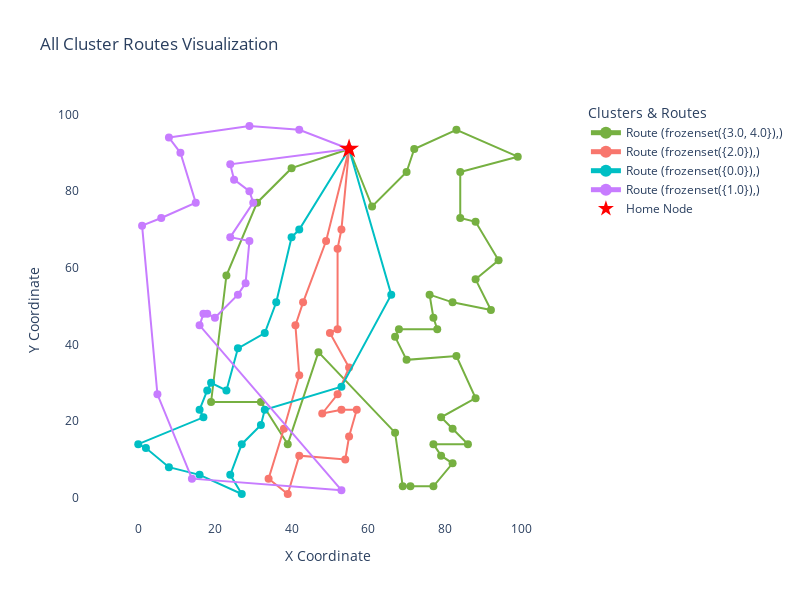

Here is the notebook cell this chart was saved with:
### Code cell
plot_all_cluster_routes(route_lists, nodes_df)

### Figure 1 — Plotly figure (JSON) as saved in the notebook; plotly's stock layout.template omitted (floating-point values rounded to 4 significant figures)
{"data": [{"hoverinfo": "text", "hovertext": ["Node: 0<br>Time: 0<br>Days: [0, 1, 2, 3, 4]<br>Priority: 0.54<br>Angle to home: 0.0<br>Distance to home: 0.0", "Node: 17<br>Time: 63<br>Days: [0, 1, 2, 3, 4]<br>Priority: 0.29<br>Angle to home: 198.434948822922<br>Distance to home: 15.81", "Node: 35<br>Time: 122<br>Days: [0, 1, 2, 3, 4]<br>Priority: 0.50<br>Angle to home: 210.25643716352928<br>Distance to home: 27.78", "Node: 39<br>Time: 183<br>Days: [0, 1, 2, 3, 4]<br>Priority: 1.00<br>Angle to home: 225.88140399658212<br>Distance to home: 45.97", "Node: 41<br>Time: 260<br>Days: [0, 1, 2, 3, 4]<br>Priority: 0.07<br>Angle to home: 241.3895403340348<br>Distance to home: 75.18", "Node: 59<br>Time: 315<br>Days: [0, 1, 2, 3, 4]<br>Priority: 0.21<br>Angle to home: 250.78732818281438<br>Distance to home: 69.89", "Node: 89<br>Time: 370<br>Days: [0, 1, 2, 3, 4]<br>Priority: 0.10<br>Angle to home: 258.2614287932777<br>Distance to home: 78.64", "Node: 43<br>Time: 431<br>Days: [0, 1, 2, 3, 4]<br>Priority: 0.27<br>Angle to home: 261.41637851988605<br>Distance to home: 53.6", "Node: 29<br>Time: 510<br>Days: [0, 1, 2, 3, 4]<br>Priority: 0.14<br>Angle to home: 279.21102654081665<br>Distance to home: 74.97", "Node: 60<br>Time: 566<br>Days: [0, 1, 2, 3, 4]<br>Priority: 0.21<br>Angle to home: 279.0394828033551<br>Distance to home: 89.11", "Node: 68<br>Time: 618<br>Days: [0, 1, 2, 3, 4]<br>Priority: 0.19<br>Angle to home: 280.304846468766<br>Distance to home: 89.44", "Node: 88<br>Time: 659<br>Days: [0, 1, 2, 3, 4]<br>Priority: 0.69<br>Angle to home: 284.03624346792645<br>Distance to home: 90.71", "Node: 31<br>Time: 703<br>Days: [0, 1, 2, 3, 4]<br>Priority: 0.52<br>Angle to home: 288.22507511135444<br>Distance to home: 86.33", "Node: 3<br>Time: 757<br>Days: [0, 1, 2, 3, 4]<br>Priority: 0.70<br>Angle to home: 286.6992442339936<br>Distance to home: 83.52", "Node: 66<br>Time: 806<br>Days: [0, 1, 2, 3, 4]<br>Priority: 0.38<br>Angle to home: 285.94539590092285<br>Distance to home: 80.08", "Node: 21<br>Time: 846<br>Days: [0, 1, 2, 3, 4]<br>Priority: 0.46<br>Angle to home: 291.92958775017536<br>Distance to home: 83.01", "Node: 27<br>Time: 898<br>Days: [0, 1, 2, 3, 4]<br>Priority: 0.69<br>Angle to home: 290.2975697722287<br>Distance to home: 77.83", "Node: 46<br>Time: 958<br>Days: [0, 1, 2, 3, 4]<br>Priority: 0.45<br>Angle to home: 288.92464441605125<br>Distance to home: 74.0", "Node: 23<br>Time: 1023<br>Days: [0, 1, 2, 3, 4]<br>Priority: 0.38<br>Angle to home: 296.9165546169513<br>Distance to home: 72.9", "Node: 45<br>Time: 1087<br>Days: [0, 1, 2, 3, 4]<br>Priority: 0.42<br>Angle to home: 297.4075754378184<br>Distance to home: 60.83", "Node: 77<br>Time: 1159<br>Days: [0, 1, 2, 3, 4]<br>Priority: 0.75<br>Angle to home: 285.25511870305775<br>Distance to home: 57.01", "Node: 26<br>Time: 1199<br>Days: [0, 1, 2, 3, 4]<br>Priority: 0.62<br>Angle to home: 283.7607851117912<br>Distance to home: 50.45", "Node: 86<br>Time: 1232<br>Days: [0, 1, 2, 3, 4]<br>Priority: 0.90<br>Angle to home: 285.4612177404419<br>Distance to home: 48.76", "Node: 32<br>Time: 1300<br>Days: [0, 1, 2, 3, 4]<br>Priority: 0.50<br>Angle to home: 296.07535558394875<br>Distance to home: 52.33", "Node: 69<br>Time: 1339<br>Days: [0, 1, 2, 3, 4]<br>Priority: 0.42<br>Angle to home: 296.565051177078<br>Distance to home: 49.19", "Node: 22<br>Time: 1379<br>Days: [0, 1, 2, 3, 4]<br>Priority: 1.00<br>Angle to home: 298.9264258352536<br>Distance to home: 43.42", "Node: 53<br>Time: 1430<br>Days: [0, 1, 2, 3, 4]<br>Priority: 0.59<br>Angle to home: 304.0193499898265<br>Distance to home: 48.26", "Node: 30<br>Time: 1496<br>Days: [0, 1, 2, 3, 4]<br>Priority: 0.50<br>Angle to home: 311.37851529588266<br>Distance to home: 55.97", "Node: 48<br>Time: 1544<br>Days: [0, 1, 2, 3, 4]<br>Priority: 0.27<br>Angle to home: 314.14490260373327<br>Distance to home: 47.38", "Node: 91<br>Time: 1599<br>Days: [0, 1, 2, 3, 4]<br>Priority: 0.33<br>Angle to home: 323.3658861240326<br>Distance to home: 48.6", "Node: 99<br>Time: 1670<br>Days: [0, 1, 2, 3, 4]<br>Priority: 0.70<br>Angle to home: 330.06848815949223<br>Distance to home: 38.08", "Node: 70<br>Time: 1705<br>Days: [0, 1, 2, 3, 4]<br>Priority: 0.47<br>Angle to home: 328.1725534233269<br>Distance to home: 34.13", "Node: 57<br>Time: 1756<br>Days: [0, 1, 2, 3, 4]<br>Priority: 0.24<br>Angle to home: 348.3106308245608<br>Distance to home: 29.61", "Node: 97<br>Time: 1824<br>Days: [0, 1, 2, 3, 4]<br>Priority: 0.82<br>Angle to home: 357.3974377975002<br>Distance to home: 44.05", "Node: 73<br>Time: 1888<br>Days: [0, 1, 2, 3, 4]<br>Priority: 0.80<br>Angle to home: 10.124671655397817<br>Distance to home: 28.44", "Node: 74<br>Time: 1937<br>Days: [0, 1, 2, 3, 4]<br>Priority: 0.28<br>Angle to home: 0.0<br>Distance to home: 17.0", "Node: 37<br>Time: 1988<br>Days: [0, 1, 2, 3, 4]<br>Priority: 0.43<br>Angle to home: 338.1985905136482<br>Distance to home: 16.16", "Node: 98<br>Time: 2052<br>Days: [0, 1, 2, 3, 4]<br>Priority: 0.90<br>Angle to home: 291.8014094863518<br>Distance to home: 16.16", "Node: 0<br>Time: 2104<br>Days: [0, 1, 2, 3, 4]<br>Priority: 0.54<br>Angle to home: 0.0<br>Distance to home: 0.0"], "line": {"color": "#76B041", "width": 2}, "marker": {"color": "#76B041", "size": 8}, "mode": "lines+markers", "name": "Route (frozenset({3.0, 4.0}),)", "type": "scatter", "x": [55, 40, 31, 23, 19, 32, 39, 47, 67, 69, 71, 77, 82, 79, 77, 86, 82, 79, 88, 83, 70, 67, 68, 78, 77, 76, 82, 92, 88, 94, 88, 84, 84, 99, 83, 72, 70, 61, 55], "y": [91, 86, 77, 58, 25, 25, 14, 38, 17, 3, 3, 3, 9, 11, 14, 14, 18, 21, 26, 37, 36, 42, 44, 44, 47, 53, 51, 49, 57, 62, 72, 73, 85, 89, 96, 91, 85, 76, 91]}, {"hoverinfo": "text", "hovertext": ["Node: 0<br>Time: 0<br>Days: [0, 1, 2, 3, 4]<br>Priority: 0.54<br>Angle to home: 0.0<br>Distance to home: 0.0", "Node: 65<br>Time: 69<br>Days: [0, 1, 2, 3, 4]<br>Priority: 0.10<br>Angle to home: 264.5596679689945<br>Distance to home: 21.1", "Node: 75<br>Time: 115<br>Days: [0, 1, 2, 3, 4]<br>Priority: 0.47<br>Angle to home: 263.418055344822<br>Distance to home: 26.17", "Node: 79<br>Time: 195<br>Days: [0, 1, 2, 3, 4]<br>Priority: 1.00<br>Angle to home: 266.3477772196936<br>Distance to home: 47.1", "Node: 11<br>Time: 238<br>Days: [0, 1, 2, 3, 4]<br>Priority: 0.69<br>Angle to home: 264.0531369460265<br>Distance to home: 48.26", "Node: 7<br>Time: 284<br>Days: [0, 1, 2, 3, 4]<br>Priority: 0.90<br>Angle to home: 270.0<br>Distance to home: 57.0", "Node: 95<br>Time: 337<br>Days: [0, 1, 2, 3, 4]<br>Priority: 0.10<br>Angle to home: 267.316224840531<br>Distance to home: 64.07", "Node: 64<br>Time: 387<br>Days: [0, 1, 2, 3, 4]<br>Priority: 0.52<br>Angle to home: 264.2072035049678<br>Distance to home: 69.35", "Node: 81<br>Time: 438<br>Days: [0, 1, 2, 3, 4]<br>Priority: 0.37<br>Angle to home: 268.3153156821037<br>Distance to home: 68.03", "Node: 40<br>Time: 498<br>Days: [0, 1, 2, 3, 4]<br>Priority: 0.78<br>Angle to home: 271.6846843178963<br>Distance to home: 68.03", "Node: 1<br>Time: 562<br>Days: [0, 1, 2, 3, 4]<br>Priority: 1.00<br>Angle to home: 270.0<br>Distance to home: 75.0", "Node: 20<br>Time: 624<br>Days: [0, 1, 2, 3, 4]<br>Priority: 0.54<br>Angle to home: 269.2926806314557<br>Distance to home: 81.01", "Node: 13<br>Time: 673<br>Days: [0, 1, 2, 3, 4]<br>Priority: 0.07<br>Angle to home: 260.7701137562723<br>Distance to home: 81.05", "Node: 18<br>Time: 715<br>Days: [0, 1, 2, 3, 4]<br>Priority: 0.71<br>Angle to home: 259.9194020124577<br>Distance to home: 91.41", "Node: 16<br>Time: 772<br>Days: [0, 1, 2, 3, 4]<br>Priority: 0.33<br>Angle to home: 256.27770286686643<br>Distance to home: 88.53", "Node: 96<br>Time: 836<br>Days: [0, 1, 2, 3, 4]<br>Priority: 1.00<br>Angle to home: 256.8907918018457<br>Distance to home: 74.95", "Node: 42<br>Time: 888<br>Days: [0, 1, 2, 3, 4]<br>Priority: 1.00<br>Angle to home: 257.5740571345725<br>Distance to home: 60.42", "Node: 4<br>Time: 955<br>Days: [0, 1, 2, 3, 4]<br>Priority: 0.50<br>Angle to home: 253.07248693585296<br>Distance to home: 48.08", "Node: 63<br>Time: 1021<br>Days: [0, 1, 2, 3, 4]<br>Priority: 0.20<br>Angle to home: 253.30075576600638<br>Distance to home: 41.76", "Node: 92<br>Time: 1076<br>Days: [0, 1, 2, 3, 4]<br>Priority: 0.67<br>Angle to home: 255.96375653207352<br>Distance to home: 24.74", "Node: 0<br>Time: 1148<br>Days: [0, 1, 2, 3, 4]<br>Priority: 0.54<br>Angle to home: 0.0<br>Distance to home: 0.0"], "line": {"color": "#F8766D", "width": 2}, "marker": {"color": "#F8766D", "size": 8}, "mode": "lines+markers", "name": "Route (frozenset({2.0}),)", "type": "scatter", "x": [55, 53, 52, 52, 50, 55, 52, 48, 53, 57, 55, 54, 42, 39, 34, 38, 42, 41, 43, 49, 55], "y": [91, 70, 65, 44, 43, 34, 27, 22, 23, 23, 16, 10, 11, 1, 5, 18, 32, 45, 51, 67, 91]}, {"hoverinfo": "text", "hovertext": ["Node: 0<br>Time: 0<br>Days: [0, 1, 2, 3, 4]<br>Priority: 0.54<br>Angle to home: 0.0<br>Distance to home: 0.0", "Node: 78<br>Time: 72<br>Days: [0, 1, 2, 3, 4]<br>Priority: 0.15<br>Angle to home: 238.24051991518718<br>Distance to home: 24.7", "Node: 94<br>Time: 112<br>Days: [0, 1, 2, 3, 4]<br>Priority: 0.18<br>Angle to home: 236.88865803962796<br>Distance to home: 27.46", "Node: 62<br>Time: 177<br>Days: [0, 1, 2, 3, 4]<br>Priority: 1.00<br>Angle to home: 244.59228189105153<br>Distance to home: 44.28", "Node: 50<br>Time: 242<br>Days: [0, 1, 2, 3, 4]<br>Priority: 0.28<br>Angle to home: 245.37643521383637<br>Distance to home: 52.8", "Node: 2<br>Time: 283<br>Days: [0, 1, 2, 3, 4]<br>Priority: 0.04<br>Angle to home: 240.85192815428695<br>Distance to home: 59.54", "Node: 44<br>Time: 325<br>Days: [0, 1, 2, 3, 4]<br>Priority: 0.81<br>Angle to home: 243.07232214895947<br>Distance to home: 70.66", "Node: 58<br>Time: 359<br>Days: [0, 1, 2, 3, 4]<br>Priority: 0.16<br>Angle to home: 239.45242825109298<br>Distance to home: 70.83", "Node: 14<br>Time: 399<br>Days: [0, 1, 2, 3, 4]<br>Priority: 0.25<br>Angle to home: 239.57421619803873<br>Distance to home: 73.06", "Node: 47<br>Time: 460<br>Days: [0, 1, 2, 3, 4]<br>Priority: 0.15<br>Angle to home: 240.16446089973846<br>Distance to home: 78.39", "Node: 67<br>Time: 505<br>Days: [0, 1, 2, 3, 4]<br>Priority: 0.85<br>Angle to home: 241.50436138175502<br>Distance to home: 79.65", "Node: 54<br>Time: 561<br>Days: [0, 1, 2, 3, 4]<br>Priority: 0.82<br>Angle to home: 234.46232220802563<br>Distance to home: 94.63", "Node: 71<br>Time: 617<br>Days: [0, 1, 2, 3, 4]<br>Priority: 0.89<br>Angle to home: 235.80439459753924<br>Distance to home: 94.3", "Node: 80<br>Time: 661<br>Days: [0, 1, 2, 3, 4]<br>Priority: 0.35<br>Angle to home: 240.47863816541835<br>Distance to home: 95.38", "Node: 85<br>Time: 702<br>Days: [0, 1, 2, 3, 4]<br>Priority: 0.27<br>Angle to home: 245.35322914806886<br>Distance to home: 93.52", "Node: 6<br>Time: 760<br>Days: [0, 1, 2, 3, 4]<br>Priority: 0.46<br>Angle to home: 252.71850162818333<br>Distance to home: 94.25", "Node: 72<br>Time: 811<br>Days: [0, 1, 2, 3, 4]<br>Priority: 0.05<br>Angle to home: 249.96278983080703<br>Distance to home: 90.48", "Node: 55<br>Time: 866<br>Days: [0, 1, 2, 3, 4]<br>Priority: 0.39<br>Angle to home: 250.01689347810003<br>Distance to home: 81.93", "Node: 33<br>Time: 917<br>Days: [0, 1, 2, 3, 4]<br>Priority: 0.62<br>Angle to home: 252.28420729362307<br>Distance to home: 75.58", "Node: 90<br>Time: 965<br>Days: [0, 1, 2, 3, 4]<br>Priority: 0.04<br>Angle to home: 252.07208023799276<br>Distance to home: 71.47", "Node: 87<br>Time: 1031<br>Days: [0, 1, 2, 3, 4]<br>Priority: 0.40<br>Angle to home: 268.1523897340054<br>Distance to home: 62.03", "Node: 36<br>Time: 1099<br>Days: [0, 1, 2, 3, 4]<br>Priority: 0.35<br>Angle to home: 286.1443387802835<br>Distance to home: 39.56", "Node: 0<br>Time: 1187<br>Days: [0, 1, 2, 3, 4]<br>Priority: 0.54<br>Angle to home: 0.0<br>Distance to home: 0.0"], "line": {"color": "#00BFC4", "width": 2}, "marker": {"color": "#00BFC4", "size": 8}, "mode": "lines+markers", "name": "Route (frozenset({0.0}),)", "type": "scatter", "x": [55, 42, 40, 36, 33, 26, 23, 19, 18, 16, 17, 0, 2, 8, 16, 27, 24, 27, 32, 33, 53, 66, 55], "y": [91, 70, 68, 51, 43, 39, 28, 30, 28, 23, 21, 14, 13, 8, 6, 1, 6, 14, 19, 23, 29, 53, 91]}, {"hoverinfo": "text", "hovertext": ["Node: 0<br>Time: 0<br>Days: [0, 1, 2, 3, 4]<br>Priority: 0.54<br>Angle to home: 0.0<br>Distance to home: 0.0", "Node: 51<br>Time: 61<br>Days: [0, 1, 2, 3, 4]<br>Priority: 0.25<br>Angle to home: 158.96248897457818<br>Distance to home: 13.93", "Node: 34<br>Time: 124<br>Days: [0, 1, 2, 3, 4]<br>Priority: 0.18<br>Angle to home: 167.0053832080835<br>Distance to home: 26.68", "Node: 10<br>Time: 196<br>Days: [0, 1, 2, 3, 4]<br>Priority: 0.77<br>Angle to home: 176.34777721969368<br>Distance to home: 47.1", "Node: 83<br>Time: 236<br>Days: [0, 1, 2, 3, 4]<br>Priority: 0.38<br>Angle to home: 181.30195267257886<br>Distance to home: 44.01", "Node: 12<br>Time: 305<br>Days: [0, 1, 2, 3, 4]<br>Priority: 0.86<br>Angle to home: 199.29004621918875<br>Distance to home: 42.38", "Node: 56<br>Time: 374<br>Days: [0, 1, 2, 3, 4]<br>Priority: 1.00<br>Angle to home: 200.1706534118504<br>Distance to home: 52.2", "Node: 25<br>Time: 438<br>Days: [0, 1, 2, 3, 4]<br>Priority: 0.71<br>Angle to home: 200.32313682966296<br>Distance to home: 57.58", "Node: 84<br>Time: 531<br>Days: [0, 1, 2, 3, 4]<br>Priority: 0.12<br>Angle to home: 232.00126755749534<br>Distance to home: 81.22", "Node: 24<br>Time: 596<br>Days: [0, 1, 2, 3, 4]<br>Priority: 0.44<br>Angle to home: 244.51079944371327<br>Distance to home: 95.27", "Node: 15<br>Time: 674<br>Days: [0, 1, 2, 3, 4]<br>Priority: 0.92<br>Angle to home: 268.71267105847494<br>Distance to home: 89.02", "Node: 76<br>Time: 764<br>Days: [0, 1, 2, 3, 4]<br>Priority: 0.17<br>Angle to home: 229.70785224437222<br>Distance to home: 60.31", "Node: 28<br>Time: 807<br>Days: [0, 1, 2, 3, 4]<br>Priority: 0.65<br>Angle to home: 228.5322945838909<br>Distance to home: 57.38", "Node: 5<br>Time: 838<br>Days: [0, 1, 2, 3, 4]<br>Priority: 0.43<br>Angle to home: 229.28915332881903<br>Distance to home: 56.73", "Node: 9<br>Time: 876<br>Days: [0, 1, 2, 3, 4]<br>Priority: 0.80<br>Angle to home: 231.49934627965456<br>Distance to home: 56.22", "Node: 52<br>Time: 915<br>Days: [0, 1, 2, 3, 4]<br>Priority: 0.08<br>Angle to home: 232.6506509553594<br>Distance to home: 47.8", "Node: 61<br>Time: 967<br>Days: [0, 1, 2, 3, 4]<br>Priority: 0.78<br>Angle to home: 232.35237935989235<br>Distance to home: 44.2", "Node: 19<br>Time: 1016<br>Days: [0, 1, 2, 3, 4]<br>Priority: 0.89<br>Angle to home: 222.70938995736145<br>Distance to home: 35.38", "Node: 93<br>Time: 1060<br>Days: [0, 1, 2, 3, 4]<br>Priority: 0.52<br>Angle to home: 216.5730309785193<br>Distance to home: 38.6", "Node: 82<br>Time: 1112<br>Days: [0, 1, 2, 3, 4]<br>Priority: 0.20<br>Angle to home: 209.24882633654695<br>Distance to home: 28.65", "Node: 8<br>Time: 1147<br>Days: [0, 1, 2, 3, 4]<br>Priority: 0.62<br>Angle to home: 202.93210043758978<br>Distance to home: 28.23", "Node: 38<br>Time: 1207<br>Days: [0, 1, 2, 3, 4]<br>Priority: 0.24<br>Angle to home: 194.93141717813754<br>Distance to home: 31.05", "Node: 49<br>Time: 1259<br>Days: [0, 1, 2, 3, 4]<br>Priority: 0.50<br>Angle to home: 187.35237935989235<br>Distance to home: 31.26", "Node: 0<br>Time: 1345<br>Days: [0, 1, 2, 3, 4]<br>Priority: 0.54<br>Angle to home: 0.0<br>Distance to home: 0.0"], "line": {"color": "#C77CFF", "width": 2}, "marker": {"color": "#C77CFF", "size": 8}, "mode": "lines+markers", "name": "Route (frozenset({1.0}),)", "type": "scatter", "x": [55, 42, 29, 8, 11, 15, 6, 1, 5, 14, 53, 16, 17, 18, 20, 26, 28, 29, 24, 30, 29, 25, 24, 55], "y": [91, 96, 97, 94, 90, 77, 73, 71, 27, 5, 2, 45, 48, 48, 47, 53, 56, 67, 68, 77, 80, 83, 87, 91]}, {"hoverinfo": "text", "hovertext": "Home: Node 0<br>X: 55<br>Y: 91", "marker": {"color": "red", "size": 15, "symbol": "star"}, "mode": "markers", "name": "Home Node", "type": "scatter", "x": [55], "y": [91]}], "layout": {"height": 600, "hovermode": "closest", "legend": {"itemsizing": "constant", "title": {"text": "Clusters & Routes"}}, "plot_bgcolor": "white", "title": {"text": "All Cluster Routes Visualization"}, "width": 800, "xaxis": {"title": {"text": "X Coordinate"}}, "yaxis": {"scaleanchor": "x", "scaleratio": 1, "title": {"text": "Y Coordinate"}}}}
